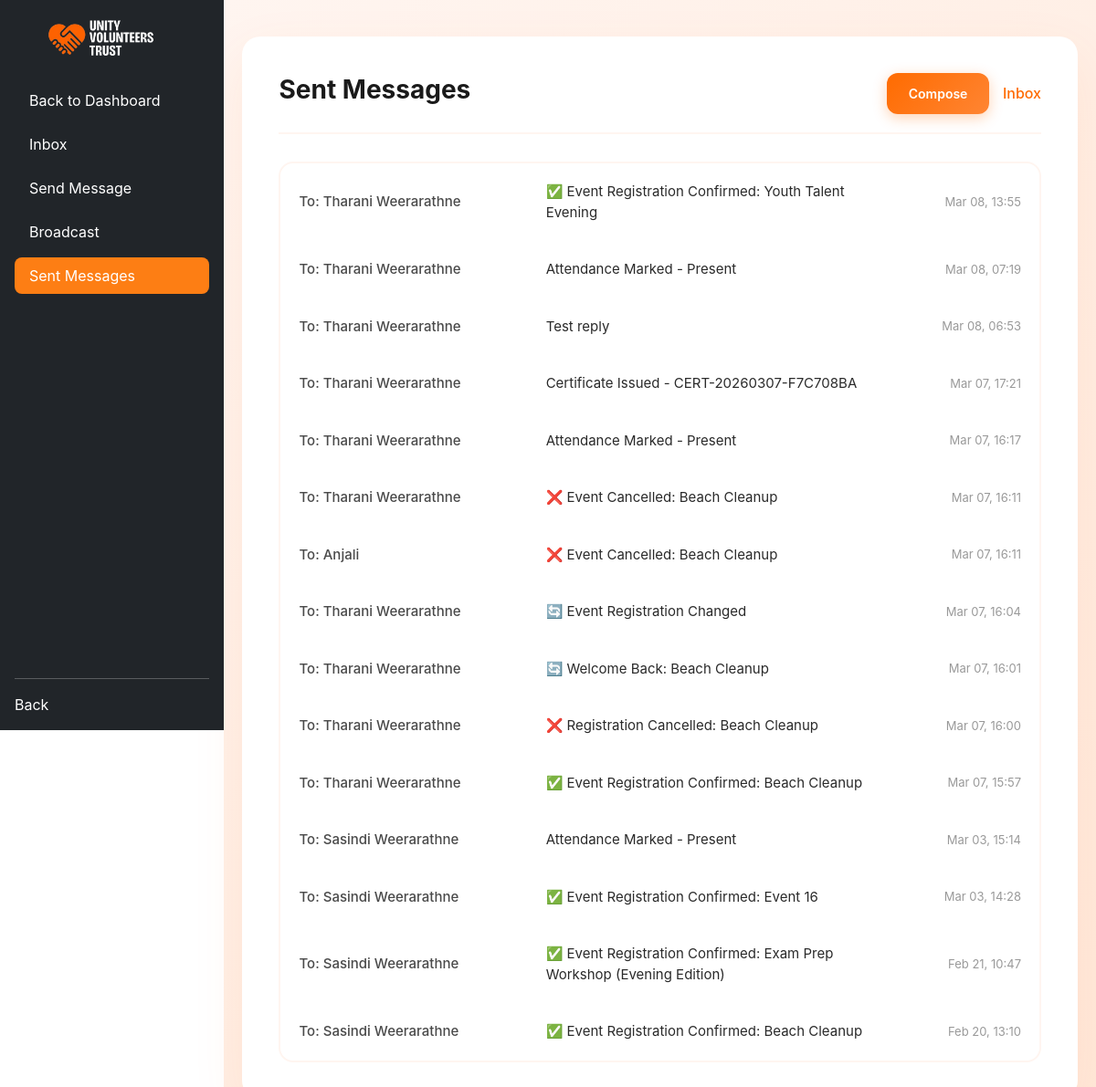
The page /presentation/sent_messages.php (signed in) on the database its author committed.
### tables this page shows
CREATE TABLE IF NOT EXISTS `messages` (
  `messageId` int NOT NULL AUTO_INCREMENT,
  `senderId` int NOT NULL,
  `receiverId` int NOT NULL,
  `subject` varchar(255) NOT NULL,
  `message` text NOT NULL,
  `isRead` tinyint(1) DEFAULT '0',
  `sentAt` timestamp NULL DEFAULT CURRENT_TIMESTAMP,
  PRIMARY KEY (`messageId`),
  KEY `idx_receiver_read` (`receiverId`,`isRead`),
  KEY `idx_sender` (`senderId`)
);

CREATE TABLE IF NOT EXISTS `users` (
  `userId` int NOT NULL AUTO_INCREMENT,
  `name` varchar(100) NOT NULL,
  `email` varchar(100) NOT NULL,
  `password` varchar(255) NOT NULL,
  `telephoneNo` varchar(20) DEFAULT NULL,
  `location` varchar(100) DEFAULT NULL,
  `gender` enum('Male','Female','Other','Prefer not to say') NOT NULL,
  `role` enum('Volunteer','Admin','Coordinator','Organizer','Volunteer+Organizer') DEFAULT 'Volunteer',
  PRIMARY KEY (`userId`),
  UNIQUE KEY `email` (`email`)
);

### business_logic/MessageLogic.php (called while the page is built, shortened)
<?php
require_once __DIR__ . "/../data_access/MessageData.php";
class MessageLogic {
    private $messageData;
    public function __construct($conn) {
        $this->messageData = new MessageData($conn);
    }
    public function getSentMessages($userId, $page = 1, $perPage = 20) {
        $offset = ($page - 1) * $perPage;
        $messages = $this->messageData->getSentMessages($userId, $perPage, $offset);
        return [
            "success" => true,
            "messages" => $messages,
            "page" => $page,
            "hasMore" => count($messages) === $perPage
        ];
    }
}
?>

### data_access/MessageData.php (called while the page is built, shortened)
<?php
class MessageData {
    private $conn;
    public function __construct($conn) {
        $this->conn = $conn;
    }
    public function getSentMessages($userId, $limit = 50, $offset = 0) {
        $stmt = $this->conn->prepare("
            SELECT m.*,
                   u_receiver.name as receiverName
            FROM messages m
            JOIN users u_receiver ON m.receiverId = u_receiver.userId
            WHERE m.senderId = ?
            ORDER BY m.sentAt DESC
            LIMIT ? OFFSET ?
        ");
        $stmt->bind_param("iii", $userId, $limit, $offset);
        $stmt->execute();
        $result = $stmt->get_result();
        $messages = [];
        while ($row = $result->fetch_assoc()) {
            $messages[] = $row;
        }
        return $messages;
    }
}
?>

### presentation/sent_messages.php (the view, shortened to what this page needs)
<?php
require_once __DIR__ . "/../data_access/db.php";
require_once __DIR__ . "/../business_logic/MessageLogic.php";
$userRole = $_SESSION['role'];
$userId = $_SESSION['userId'];
$messageLogic = new MessageLogic($conn);
$page = isset($_GET['page']) ? max(1, (int)$_GET['page']) : 1;
$result = $messageLogic->getSentMessages($userId, $page);
$messages = $result['messages'];
?>
<!DOCTYPE html>
<html lang="en">
<head>
    <link href="https://cdn.jsdelivr.net/npm/bootstrap@5.3.0/dist/css/bootstrap.min.css" rel="stylesheet">
    <link href="https://cdn.jsdelivr.net/npm/remixicon@3.5.0/fonts/remixicon.css" rel="stylesheet">
</head>
<body>
     <div class="d-flex">
<nav class="navbar navbar-dark bg-dark flex-column p-3" style="width: 250px; min-height: 100vh;">
    <a class="navbar-brand mb-4 d-flex align-items-center" href="#">
        <img src="../assets/images/logo.png" alt="Logo" style="width: 120px; height: 40px; object-fit: cover; border-radius: 8px; margin-right: 10px;">
    </a>
    <ul class="nav flex-column w-100">
<?php
if (isset($_SESSION['role'])) {
    $role = $_SESSION['role'];
    if ($role == 'Admin') {
        echo '<li class="nav-item mb-2">
                <a class="nav-link text-white" href="admin_dashboard.php">
                    <i class="ri-home-4-line"></i> Back to Dashboard
                </a>
              </li>';
    } elseif ($role == 'Coordinator') {
        echo '<li class="nav-item mb-2">
                <a class="nav-link text-white" href="coordinator_dashboard.php">
                    <i class="ri-home-4-line"></i> Back to Dashboard
                </a>
              </li>';
    } elseif ($role == 'Volunteer') {
        echo '<li class="nav-item mb-2">
                <a class="nav-link text-white" href="volunteer_dashboard.php">
                    <i class="ri-home-4-line"></i> Back to Dashboard
                </a>
              </li>';
    } elseif ($role == 'Organizer') {
        echo '<li class="nav-item mb-2">
                <a class="nav-link text-white" href="organizer_dashboard.php">
                    <i class="ri-home-4-line"></i> Back to Dashboard
                </a>
              </li>';
    }
}
?>
        <li class="nav-item mb-2">
            <a class="nav-link text-white" href="inbox.php">
                <i class="ri-inbox-line"></i> Inbox
            </a>
        </li>
        <li class="nav-item mb-2">
            <a class="nav-link active text-white" href="send_message.php">
                <i class="ri-send-plane-line"></i> Send Message
            </a>
        </li>
        <?php if ($userRole === 'Admin'): ?>
        <li class="nav-item mb-2">
            <a class="nav-link text-white" href="broadcast.php">
                <i class="ri-megaphone-line"></i> Broadcast
            </a>
        </li>
        <?php endif; ?>
        <li class="nav-item mb-2">
            <a class="nav-link bg-orange text-white" href="sent_messages.php">
                <i class="ri-mail-send-line"></i> Sent Messages
            </a>
        </li>
    </ul>
    <div class="mt-auto w-100">
        <hr class="text-white">
        <a class="nav-link text-white" href="logout.php" onclick="history.back(); return false;">
           <i class="ri-arrow-left-circle-line"></i> Back
        </a>
    </div>
</nav>
  <div class="flex-grow-1" style="background: linear-gradient(135deg, #fff5f0 0%, #ffe8d9 100%); padding: 20px;">
    <div class="container">
        <div class="header">
            <h2>Sent Messages</h2>
            <div>
                <a href="send_message.php"><button>Compose</button></a>
                <a href="inbox.php" style="margin-left: 10px;">Inbox</a>
            </div>
        </div>
        <div class="message-list">
            <?php if (empty($messages)): ?>
                <div class="message-item" style="text-align: center; padding: 40px;">
                    No sent messages
                </div>
            <?php else: ?>
                <?php foreach ($messages as $message): ?>
                    <a href="view_message.php?id=<?php echo $message['messageId']; ?>" style="text-decoration: none; color: inherit;">
                        <div class="message-item">
                            <div class="message-receiver">
                                To: <?php echo htmlspecialchars($message['receiverName']); ?>
                            </div>
                            <div class="message-subject">
                                <?php echo htmlspecialchars($message['subject']); ?>
                            </div>
                            <div class="message-time">
                                <?php echo date('M d, H:i', strtotime($message['sentAt'])); ?>
                            </div>
                        </div>
                    </a>
                <?php endforeach; ?>
            <?php endif; ?>
        </div>
    </div>
                </div>
</body>
</html>

### presentation/sent_messages.php (style rules this page uses)
* { margin: 0; padding: 0; box-sizing: border-box; }
body { font-family: 'Inter', -apple-system, BlinkMacSystemFont, 'Segoe UI', Roboto, Oxygen, Ubuntu, Cantarell, sans-serif; margin: 0; padding: 0; }
.navbar { position: sticky; top: 0; height: 100vh; overflow-y: auto; }
.navbar .nav-link { border-radius: 8px; transition: all 0.3s ease; }
.bg-orange { background-color: #fd7e14 !important; }
.container { max-width: 1000px; margin: 20px auto; padding: 40px; background: white; border-radius: 20px; box-shadow: 0 20px 60px rgba(255, 107, 0, 0.08); }
.header { display: flex; justify-content: space-between; align-items: center; margin-bottom: 30px; padding-bottom: 20px; border-bottom: 2px solid #fff5f0; }
.header h2 { font-size: 28px; color: #1a1a1a; font-weight: 700; }
.header div a { text-decoration: none; color: #ff6b00; font-weight: 500; transition: all 0.3s ease; }
button { background: linear-gradient(135deg, #ff6b00 0%, #ff8533 100%); color: white; padding: 12px 24px; border: none; border-radius: 12px; cursor: pointer; font-weight: 600; font-size: 14px; transition: all 0.3s ease; box-shadow: 0 4px 15px rgba(255, 107, 0, 0.3); }
.message-list { border: 2px solid #fff5f0; border-radius: 16px; overflow: hidden; background: white; }
.message-item { padding: 20px; border-bottom: 1px solid #fff5f0; display: flex; justify-content: space-between; align-items: center; transition: all 0.3s ease; cursor: pointer; }
.message-item:last-child { border-bottom: none; }
.message-receiver { flex: 2; color: #4a4a4a; font-weight: 500; font-size: 15px; }
.message-subject { flex: 3; color: #2a2a2a; font-size: 15px; padding: 0 20px; }
.message-time { flex: 1; text-align: right; color: #999; font-size: 13px; }
a { text-decoration: none; color: inherit; }

### rows shown on the page
messages: users.name "Tharani Weerarathne", subject "✅ Event Registration Confirmed: Youth Talent Evening", sentAt "Mar 08, 13:55"
messages: users.name "Tharani Weerarathne", subject "Attendance Marked - Present", sentAt "Mar 08, 07:19"
messages: users.name "Tharani Weerarathne", subject "Test reply", sentAt "Mar 08, 06:53"
messages: users.name "Tharani Weerarathne", subject "Certificate Issued - CERT-20260307-F7C708BA", sentAt "Mar 07, 17:21"
messages: users.name "Tharani Weerarathne", subject "Attendance Marked - Present", sentAt "Mar 07, 16:17"
messages: users.name "Tharani Weerarathne", subject "❌ Event Cancelled: Beach Cleanup", sentAt "Mar 07, 16:11"
messages: users.name "Anjali", subject "❌ Event Cancelled: Beach Cleanup", sentAt "Mar 07, 16:11"
messages: users.name "Tharani Weerarathne", subject "🔄 Event Registration Changed", sentAt "Mar 07, 16:04"
messages: users.name "Tharani Weerarathne", subject "🔄 Welcome Back: Beach Cleanup", sentAt "Mar 07, 16:01"
messages: users.name "Tharani Weerarathne", subject "❌ Registration Cancelled: Beach Cleanup", sentAt "Mar 07, 16:00"
messages: users.name "Tharani Weerarathne", subject "✅ Event Registration Confirmed: Beach Cleanup", sentAt "Mar 07, 15:57"
messages: users.name "Sasindi Weerarathne", subject "Attendance Marked - Present", sentAt "Mar 03, 15:14"
messages: users.name "Sasindi Weerarathne", subject "✅ Event Registration Confirmed: Event 16", sentAt "Mar 03, 14:28"
messages: users.name "Sasindi Weerarathne", subject "✅ Event Registration Confirmed: Exam Prep Workshop (Evening Edition)", sentAt "Feb 21, 10:47"
messages: users.name "Sasindi Weerarathne", subject "✅ Event Registration Confirmed: Beach Cleanup", sentAt "Feb 20, 13:10"
